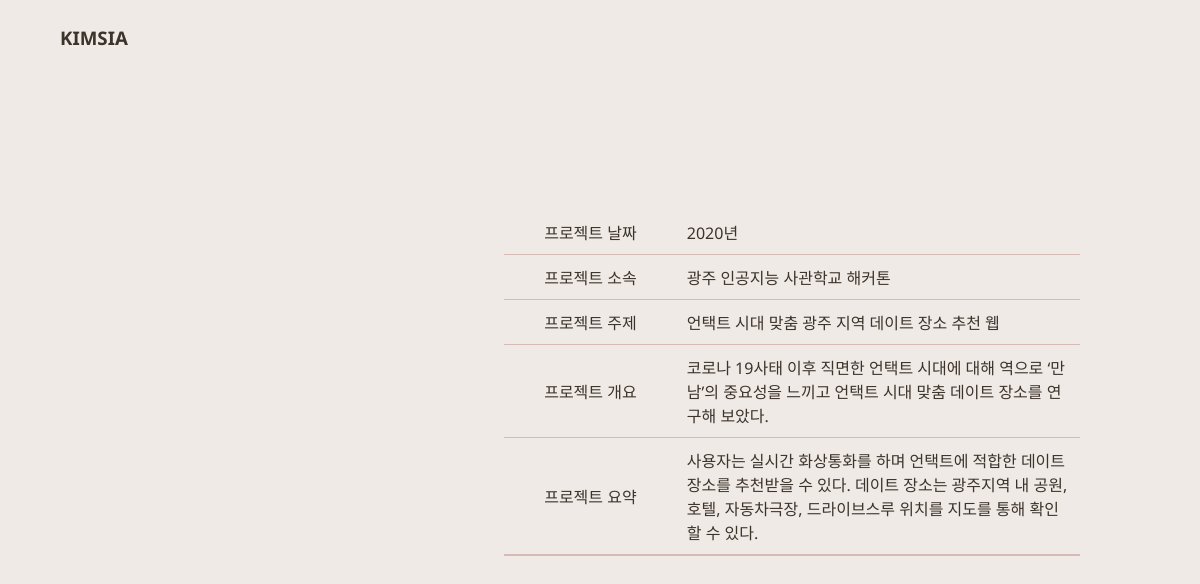
The app's page /detail/6 with its own data.
### siaApp/models.py (models this page shows)
class ProjectList(models.Model):
    proj_date = models.CharField(max_length = 30)
    proj_group = models.CharField(max_length = 30)
    proj_topic = models.TextField()
    proj_overview = models.TextField()
    proj_summary = models.TextField()
    proj_img = models.ImageField(upload_to='images/', blank = True, null = True)

### siaApp/views.py (the view)
# urls.py: path('detail/<int:project_pk>', views.detail, name = "detail")
def detail(request, project_pk):
    project = ProjectList.objects.get(pk=project_pk)
    context = {
        'project_obj' : project
    }
    return render(request, 'detail.html', context)

### siaApp/templates/detail.html (shortened to what this page needs)
<!DOCTYPE html>
<html lang="en">
<head>
    {% load static %}
    <link rel="stylesheet" type="text/css" href="{% static 'css/style.css' %}" />
    <link rel="stylesheet" type="text/css" href="{% static 'css/detail.css' %}" />
    <link href="https://fonts.googleapis.com/css2?family=Noto+Sans:wght@400;700&display=swap" rel="stylesheet"></head>
</head>
<body>
    <header>
        <a href="http://www.kimsia.shop/">KIMSIA</a>
    </header>
    <div class = "container">
        <div class = "table_container">
            <table>
                <tr>
                    <td>프로젝트 날짜</td>
                    <td>{{ project_obj.proj_date }}</td>
                </tr>
                <tr>
                    <td>프로젝트 소속</td>
                    <td>{{ project_obj.proj_group }}</td>
                </tr>
                <tr>
                    <td>프로젝트 주제</td>
                    <td>{{ project_obj.proj_topic }}</td>
                </tr>
                <tr>
                    <td>프로젝트 개요</td>
                    <td>{{ project_obj.proj_overview }}</td>
                </tr>
                <tr>
                    <td>프로젝트 요약</td>
                    <td>{{ project_obj.proj_summary }}</td>
                </tr>
            </table>
        </div>
    </div>
</body>
</html>

### siaApp/static/css/style.css (style rules this page uses)
* { margin: 0; padding: 0; }
a { text-decoration: none; outline: none; }

### siaApp/static/css/detail.css (style rules this page uses)
body { background-color: #EFEAE5; font-family: 'Noto Sans', sans-serif; display: flex; flex-direction: column; align-items: center; }
header { width: 100%; height: 75px; position: fixed; background-color: #EFEAE5; display: flex; align-items: center; }
header > a { color: #3C332B; margin-left: 5%; margin-right: 5%; font-size: 1.17em; font-weight: bold; }
.container { display: flex; flex-direction: row; justify-content: space-between; align-items: center; width: 80%; }
.table_container { display: flex; flex-direction: column; align-items: center; margin-top: 200px; width: 60%; }
.table_container table { width: 100%; border-bottom: 2px solid #D7BAB4; border-collapse: collapse; margin: 10px; color: #3C332B; }
.table_container td { border-bottom: 1px solid #D7BAB4; padding: 10px; }
.table_container td:nth-child(1) { text-align: center; width: 30%; }

### records on screen
ProjectList: proj_date "2020년", proj_group "광주 인공지능 사관학교 해커톤", proj_topic "언택트 시대 맞춤 광주 지역 데이트 장소 추천 웹", proj_overview "코로나 19사태 이후 직면한 언택트 시대에 대해 역으로 ‘만남’의 중요성을 느끼고 언택트 시대 맞춤 데이트 장소를 연구해 보았다.", proj_summary "사용자는 실시간 화상통화를 하며 언택트에 적합한 데이트 장소를 추천받을 수 있다. 데이트 장소는 광주지역 내 공원, 호텔, 자동차극장, 드라이브스루 위치를 지도를 통해 확인할 수 있다."
